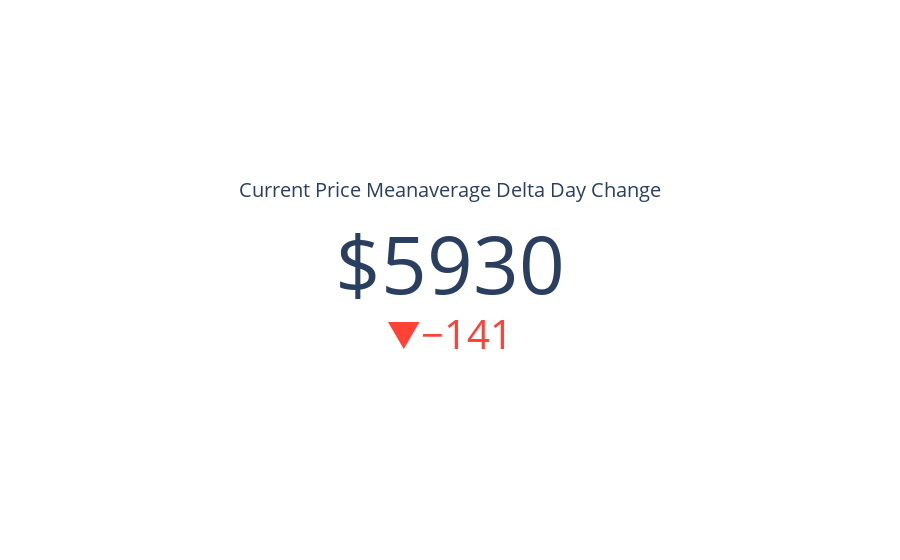

Notebook code for this chart:
### Code cell
import plotly.graph_objects as go

fig = go.Figure(go.Indicator(
    domain = {'x': [0, 1], 'y': [0, 1]},
    value = df.price.iloc[-1] - df.meanavge.iloc[-1],
    mode = "number+delta",
    number = {'prefix': "$"},
    delta = {"reference": ((df.price.iloc[-2] - df.meanavge.iloc[-2])), "valueformat": ".0f"},
    title = {'text': "Current Price Meanaverage Delta Day Change"},
    gauge = {'axis': {'range': [None, df.price[df['price']==df.price.max()].tolist()[0]]},
    'bar': {'color': "orange"}}))

fig.show()
fig.write_html("../static/price-mean.html")

### Figure 1 — Plotly figure (JSON) as saved in the notebook; plotly's stock layout.template omitted (floating-point values rounded to 4 significant figures)
{"data": [{"delta": {"reference": 6074.0, "valueformat": ".0f"}, "domain": {"x": [0, 1], "y": [0, 1]}, "gauge": {"axis": {"range": [null, 67530.0]}, "bar": {"color": "orange"}}, "mode": "number+delta", "number": {"prefix": "$"}, "title": {"text": "Current Price Meanaverage Delta Day Change"}, "type": "indicator", "value": 5932.0}], "layout": {}}
